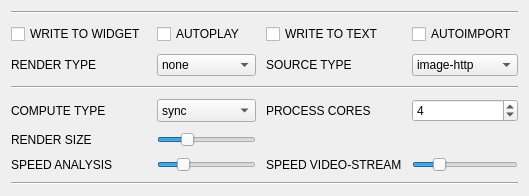
      <widget class="QWidget" name="tab_4">
       <attribute name="title">
        <string>DEBUG</string>
       </attribute>
       <layout class="QVBoxLayout" name="horizontalLayout_5">
        <item>
         <layout class="QVBoxLayout" name="horizontalLayout_4">
          <item>
           <layout class="QGridLayout" name="grid_4_1">
            <property name="spacing">
             <number>10</number>
            </property>
            <item row="5" column="3">
             <widget class="QSpinBox" name="spinBox_2">
              <property name="sizePolicy">
               <sizepolicy hsizetype="Maximum" vsizetype="Maximum">
                <horstretch>0</horstretch>
                <verstretch>0</verstretch>
               </sizepolicy>
              </property>
              <property name="maximumSize">
               <size>
                <width>3840</width>
                <height>2160</height>
               </size>
              </property>
              <property name="minimum">
               <number>1</number>
              </property>
              <property name="maximum">
               <number>32</number>
              </property>
              <property name="value">
               <number>4</number>
              </property>
             </widget>
            </item>
            <item row="7" column="1">
             <widget class="QSlider" name="render_size_horizontalSlider">
              <property name="sizePolicy">
               <sizepolicy hsizetype="Maximum" vsizetype="Maximum">
                <horstretch>0</horstretch>
                <verstretch>0</verstretch>
               </sizepolicy>
              </property>
              <property name="maximumSize">
               <size>
                <width>3840</width>
                <height>2160</height>
               </size>
              </property>
              <property name="minimum">
               <number>1</number>
              </property>
              <property name="maximum">
               <number>100</number>
              </property>
              <property name="singleStep">
               <number>1</number>
              </property>
              <property name="pageStep">
               <number>1</number>
              </property>
              <property name="value">
               <number>28</number>
              </property>
              <property name="orientation">
               <enum>Qt::Horizontal</enum>
              </property>
             </widget>
            </item>
            <item row="8" column="2">
             <widget class="QLabel" name="label_24">
              <property name="sizePolicy">
               <sizepolicy hsizetype="Maximum" vsizetype="Maximum">
                <horstretch>0</horstretch>
                <verstretch>0</verstretch>
               </sizepolicy>
              </property>
              <property name="maximumSize">
               <size>
                <width>3840</width>
                <height>2160</height>
               </size>
              </property>
              <property name="text">
               <string>SPEED VIDEO-STREAM</string>
              </property>
             </widget>
            </item>
            <item row="0" column="0" colspan="4">
             <widget class="Line" name="line_12">
              <property name="sizePolicy">
               <sizepolicy hsizetype="Maximum" vsizetype="Maximum">
                <horstretch>0</horstretch>
                <verstretch>0</verstretch>
               </sizepolicy>
              </property>
              <property name="maximumSize">
               <size>
                <width>3840</width>
                <height>2160</height>
               </size>
              </property>
              <property name="orientation">
               <enum>Qt::Horizontal</enum>
              </property>
             </widget>
            </item>
            <item row="8" column="3">
             <widget class="QSlider" name="horizontalSlider_2">
              <property name="sizePolicy">
               <sizepolicy hsizetype="Maximum" vsizetype="Maximum">
                <horstretch>0</horstretch>
                <verstretch>0</verstretch>
               </sizepolicy>
              </property>
              <property name="maximumSize">
               <size>
                <width>3840</width>
                <height>2160</height>
               </size>
              </property>
              <property name="minimum">
               <number>1</number>
              </property>
              <property name="maximum">
               <number>10</number>
              </property>
              <property name="singleStep">
               <number>3</number>
              </property>
              <property name="pageStep">
               <number>1</number>
              </property>
              <property name="value">
               <number>3</number>
              </property>
              <property name="orientation">
               <enum>Qt::Horizontal</enum>
              </property>
             </widget>
            </item>
            <item row="1" column="0">
             <widget class="QCheckBox" name="checkBox_5">
              <property name="sizePolicy">
               <sizepolicy hsizetype="Maximum" vsizetype="Maximum">
                <horstretch>0</horstretch>
                <verstretch>0</verstretch>
               </sizepolicy>
              </property>
              <property name="maximumSize">
               <size>
                <width>3840</width>
                <height>2160</height>
               </size>
              </property>
              <property name="text">
               <string>WRITE TO WIDGET</string>
              </property>
             </widget>
            </item>
            <item row="1" column="1">
             <widget class="QCheckBox" name="checkBox_3">
              <property name="sizePolicy">
               <sizepolicy hsizetype="Maximum" vsizetype="Maximum">
                <horstretch>0</horstretch>
                <verstretch>0</verstretch>
               </sizepolicy>
              </property>
              <property name="maximumSize">
               <size>
                <width>3840</width>
                <height>2160</height>
               </size>
              </property>
              <property name="text">
               <string>AUTOPLAY</string>
              </property>
             </widget>
            </item>
            <item row="5" column="1">
             <widget class="QComboBox" name="comboBox_3">
              <property name="sizePolicy">
               <sizepolicy hsizetype="Maximum" vsizetype="Maximum">
                <horstretch>0</horstretch>
                <verstretch>0</verstretch>
               </sizepolicy>
              </property>
              <property name="maximumSize">
               <size>
                <width>3840</width>
                <height>2160</height>
               </size>
              </property>
              <property name="currentText">
               <string>sync</string>
              </property>
              <item>
               <property name="text">
                <string>sync</string>
               </property>
              </item>
              <item>
               <property name="text">
                <string>async</string>
               </property>
              </item>
              <item>
               <property name="text">
                <string>multithread</string>
               </property>
              </item>
              <item>
               <property name="text">
                <string>multiprocess</string>
               </property>
              </item>
              <item>
               <property name="text">
                <string>complex</string>
               </property>
              </item>
             </widget>
            </item>
            <item row="2" column="3">
             <widget class="QComboBox" name="comboBox_2">
              <property name="sizePolicy">
               <sizepolicy hsizetype="Maximum" vsizetype="Maximum">
                <horstretch>0</horstretch>
                <verstretch>0</verstretch>
               </sizepolicy>
              </property>
              <property name="maximumSize">
               <size>
                <width>3840</width>
                <height>2160</height>
               </size>
              </property>
              <item>
               <property name="text">
                <string>image-http</string>
               </property>
              </item>
              <item>
               <property name="text">
                <string>video-rtsp</string>
               </property>
              </item>
              <item>
               <property name="text">
                <string>video-file</string>
               </property>
              </item>
             </widget>
            </item>
            <item row="8" column="1">
             <widget class="QSlider" name="horizontalSlider_3">
              <property name="sizePolicy">
               <sizepolicy hsizetype="Maximum" vsizetype="Maximum">
                <horstretch>0</horstretch>
                <verstretch>0</verstretch>
               </sizepolicy>
              </property>
              <property name="maximumSize">
               <size>
                <width>3840</width>
                <height>2160</height>
               </size>
              </property>
              <property name="minimum">
               <number>1</number>
              </property>
              <property name="maximum">
               <number>10</number>
              </property>
              <property name="singleStep">
               <number>3</number>
              </property>
              <property name="pageStep">
               <number>1</number>
              </property>
              <property name="value">
               <number>3</number>
              </property>
              <property name="orientation">
               <enum>Qt::Horizontal</enum>
              </property>
             </widget>
            </item>
            <item row="7" column="0">
             <widget class="QLabel" name="label_32">
              <property name="sizePolicy">
               <sizepolicy hsizetype="Maximum" vsizetype="Maximum">
                <horstretch>0</horstretch>
                <verstretch>0</verstretch>
               </sizepolicy>
              </property>
              <property name="maximumSize">
               <size>
                <width>3840</width>
                <height>2160</height>
               </size>
              </property>
              <property name="text">
               <string>RENDER SIZE</string>
              </property>
             </widget>
            </item>
            <item row="9" column="0" colspan="4">
             <widget class="Line" name="line_14">
              <property name="sizePolicy">
               <sizepolicy hsizetype="Maximum" vsizetype="Maximum">
                <horstretch>0</horstretch>
                <verstretch>0</verstretch>
               </sizepolicy>
              </property>
              <property name="maximumSize">
               <size>
                <width>3840</width>
                <height>2160</height>
               </size>
              </property>
              <property name="orientation">
               <enum>Qt::Horizontal</enum>
              </property>
             </widget>
            </item>
            <item row="2" column="2">
             <widget class="QLabel" name="label_26">
              <property name="sizePolicy">
               <sizepolicy hsizetype="Maximum" vsizetype="Maximum">
                <horstretch>0</horstretch>
                <verstretch>0</verstretch>
               </sizepolicy>
              </property>
              <property name="maximumSize">
               <size>
                <width>3840</width>
                <height>2160</height>
               </size>
              </property>
              <property name="text">
               <string>SOURCE TYPE</string>
              </property>
             </widget>
            </item>
            <item row="1" column="2">
             <widget class="QCheckBox" name="checkBox_6">
              <property name="sizePolicy">
               <sizepolicy hsizetype="Maximum" vsizetype="Maximum">
                <horstretch>0</horstretch>
                <verstretch>0</verstretch>
               </sizepolicy>
              </property>
              <property name="maximumSize">
               <size>
                <width>3840</width>
                <height>2160</height>
               </size>
              </property>
              <property name="text">
               <string>WRITE TO TEXT</string>
              </property>
             </widget>
            </item>
            <item row="5" column="2">
             <widget class="QLabel" name="label_28">
              <property name="sizePolicy">
               <sizepolicy hsizetype="Maximum" vsizetype="Maximum">
                <horstretch>0</horstretch>
                <verstretch>0</verstretch>
               </sizepolicy>
              </property>
              <property name="maximumSize">
               <size>
                <width>3840</width>
                <height>2160</height>
               </size>
              </property>
              <property name="text">
               <string>PROCESS CORES</string>
              </property>
             </widget>
            </item>
            <item row="2" column="1">
             <widget class="QComboBox" name="render_type_comboBox">
              <property name="sizePolicy">
               <sizepolicy hsizetype="Maximum" vsizetype="Maximum">
                <horstretch>0</horstretch>
                <verstretch>0</verstretch>
               </sizepolicy>
              </property>
              <property name="maximumSize">
               <size>
                <width>3840</width>
                <height>2160</height>
               </size>
              </property>
              <property name="currentText">
               <string>none</string>
              </property>
              <item>
               <property name="text">
                <string>none</string>
               </property>
              </item>
              <item>
               <property name="text">
                <string>source</string>
               </property>
              </item>
              <item>
               <property name="text">
                <string>final</string>
               </property>
              </item>
              <item>
               <property name="text">
                <string>extended</string>
               </property>
              </item>
              <item>
               <property name="text">
                <string>all</string>
               </property>
              </item>
              <item>
               <property name="text">
                <string>debug</string>
               </property>
              </item>
              <item>
               <property name="text">
                <string>test</string>
               </property>
              </item>
             </widget>
            </item>
            <item row="2" column="0">
             <widget class="QLabel" name="label_25">
              <property name="sizePolicy">
               <sizepolicy hsizetype="Maximum" vsizetype="Maximum">
                <horstretch>0</horstretch>
                <verstretch>0</verstretch>
               </sizepolicy>
              </property>
              <property name="maximumSize">
               <size>
                <width>3840</width>
                <height>2160</height>
               </size>
              </property>
              <property name="text">
               <string>RENDER TYPE</string>
              </property>
             </widget>
            </item>
            <item row="8" column="0">
             <widget class="QLabel" name="label_23">
              <property name="sizePolicy">
               <sizepolicy hsizetype="Maximum" vsizetype="Maximum">
                <horstretch>0</horstretch>
                <verstretch>0</verstretch>
               </sizepolicy>
              </property>
              <property name="maximumSize">
               <size>
                <width>3840</width>
                <height>2160</height>
               </size>
              </property>
              <property name="text">
               <string>SPEED ANALYSIS</string>
              </property>
             </widget>
            </item>
            <item row="5" column="0">
             <widget class="QLabel" name="label_27">
              <property name="sizePolicy">
               <sizepolicy hsizetype="Maximum" vsizetype="Maximum">
                <horstretch>0</horstretch>
                <verstretch>0</verstretch>
               </sizepolicy>
              </property>
              <property name="maximumSize">
               <size>
                <width>3840</width>
                <height>2160</height>
               </size>
              </property>
              <property name="text">
               <string>COMPUTE TYPE</string>
              </property>
             </widget>
            </item>
            <item row="3" column="0" colspan="4">
             <widget class="Line" name="line_13">
              <property name="sizePolicy">
               <sizepolicy hsizetype="Maximum" vsizetype="Maximum">
                <horstretch>0</horstretch>
                <verstretch>0</verstretch>
               </sizepolicy>
              </property>
              <property name="maximumSize">
               <size>
                <width>3840</width>
                <height>2160</height>
               </size>
              </property>
              <property name="orientation">
               <enum>Qt::Horizontal</enum>
              </property>
             </widget>
            </item>
            <item row="1" column="3">
             <widget class="QCheckBox" name="checkBox_4">
              <property name="sizePolicy">
               <sizepolicy hsizetype="Maximum" vsizetype="Maximum">
                <horstretch>0</horstretch>
                <verstretch>0</verstretch>
               </sizepolicy>
              </property>
              <property name="maximumSize">
               <size>
                <width>3840</width>
                <height>2160</height>
               </size>
              </property>
              <property name="text">
               <string>AUTOIMPORT</string>
              </property>
             </widget>
            </item>
           </layout>
          </item>
         </layout>
        </item>
       </layout>
      </widget>
